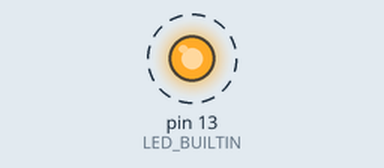
Recording of a sketch running on a simulated Arduino Uno, built with avr-gcc and run on an emulated ATmega328P. On the bench: output pins drawn as LEDs (lit = HIGH). Dashed ring = blinking.

Above: at 0.5 s.
Timing chart, 0 to 3.0 s (numbered marks = the images above):
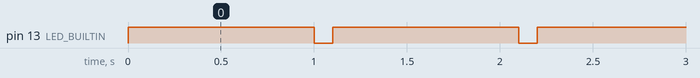

Measured:
- by itself, pin 13 (LED_BUILTIN): alternates HIGH for 1.0 s and LOW for 0.10 s

The sketch:

Blink.ino
```cpp
/*
  Blink

  Run this to test functionality and connection of Arduino MKR ZERO

  Turns an LED on for one second, then off for one second, repeatedly.

  Most Arduinos have an on-board LED you can control. On the UNO, MEGA and ZERO
  it is attached to digital pin 13, on MKR1000 on pin 6. LED_BUILTIN is set to
  the correct LED pin independent of which board is used.
  If you want to know what pin the on-board LED is connected to on your Arduino
  model, check the Technical Specs of your board at:
  https://www.arduino.cc/en/Main/Products
  http://www.arduino.cc/en/Tutorial/Blink

  For the Arduino MKR ZERO the LED_BUILTIN is on pin 32!


*/

// the setup function runs once when you press reset or power the board
void setup() {
  // initialize digital pin LED_BUILTIN as an output.
  pinMode(LED_BUILTIN, OUTPUT);
}

// the loop function runs over and over again forever
void loop() {
  digitalWrite(LED_BUILTIN, HIGH);   // turn the LED on (HIGH is the voltage level)
  delay(1000);                       // wait for a second
  digitalWrite(LED_BUILTIN, LOW);    // turn the LED off by making the voltage LOW
  delay(100);                       // wait for a second
}
```
